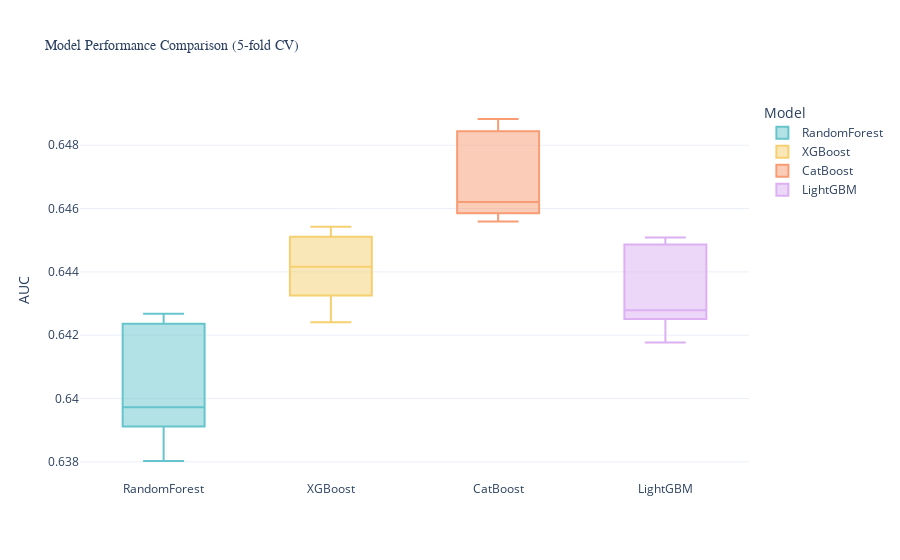

The cell this chart's notebook holds for it:
### Code cell
# Plot results using plotly
fig = px.box(results_long, x='Model', y='AUC', 
             title='Model Performance Comparison (5-fold CV)',
             color='Model', 
             color_discrete_sequence=px.colors.qualitative.Pastel)

fig.update_layout(
    xaxis_title='',
    yaxis_title='AUC',
    title_font=dict(size=14, family='Arial, bold'),
    xaxis_tickfont=dict(size=12),
    template='plotly_white'
)

fig.show()

### Figure 1 — Plotly figure (JSON) as saved in the notebook; plotly's stock layout.template omitted (floating-point values rounded to 4 significant figures)
{"data": [{"alignmentgroup": "True", "hovertemplate": "Model=%{x}<br>AUC=%{y}<extra></extra>", "legendgroup": "RandomForest", "marker": {"color": "rgb(102, 197, 204)"}, "name": "RandomForest", "notched": false, "offsetgroup": "RandomForest", "orientation": "v", "showlegend": true, "type": "box", "x": ["RandomForest", "RandomForest", "RandomForest", "RandomForest", "RandomForest"], "x0": " ", "xaxis": "x", "y": [0.6395, 0.6423, 0.6397, 0.638, 0.6427], "y0": " ", "yaxis": "y"}, {"alignmentgroup": "True", "hovertemplate": "Model=%{x}<br>AUC=%{y}<extra></extra>", "legendgroup": "XGBoost", "marker": {"color": "rgb(246, 207, 113)"}, "name": "XGBoost", "notched": false, "offsetgroup": "XGBoost", "orientation": "v", "showlegend": true, "type": "box", "x": ["XGBoost", "XGBoost", "XGBoost", "XGBoost", "XGBoost"], "x0": " ", "xaxis": "x", "y": [0.6424, 0.6454, 0.6435, 0.6442, 0.645], "y0": " ", "yaxis": "y"}, {"alignmentgroup": "True", "hovertemplate": "Model=%{x}<br>AUC=%{y}<extra></extra>", "legendgroup": "CatBoost", "marker": {"color": "rgb(248, 156, 116)"}, "name": "CatBoost", "notched": false, "offsetgroup": "CatBoost", "orientation": "v", "showlegend": true, "type": "box", "x": ["CatBoost", "CatBoost", "CatBoost", "CatBoost", "CatBoost"], "x0": " ", "xaxis": "x", "y": [0.6456, 0.6488, 0.6462, 0.6459, 0.6483], "y0": " ", "yaxis": "y"}, {"alignmentgroup": "True", "hovertemplate": "Model=%{x}<br>AUC=%{y}<extra></extra>", "legendgroup": "LightGBM", "marker": {"color": "rgb(220, 176, 242)"}, "name": "LightGBM", "notched": false, "offsetgroup": "LightGBM", "orientation": "v", "showlegend": true, "type": "box", "x": ["LightGBM", "LightGBM", "LightGBM", "LightGBM", "LightGBM"], "x0": " ", "xaxis": "x", "y": [0.6418, 0.6451, 0.6428, 0.6428, 0.6448], "y0": " ", "yaxis": "y"}], "layout": {"boxmode": "overlay", "legend": {"title": {"text": "Model"}, "tracegroupgap": 0}, "title": {"font": {"family": "Arial, bold", "size": 14}, "text": "Model Performance Comparison (5-fold CV)"}, "xaxis": {"anchor": "y", "categoryarray": ["RandomForest", "XGBoost", "CatBoost", "LightGBM"], "categoryorder": "array", "domain": [0, 1], "tickfont": {"size": 12}, "title": {"text": ""}}, "yaxis": {"anchor": "x", "domain": [0, 1], "title": {"text": "AUC"}}}}
